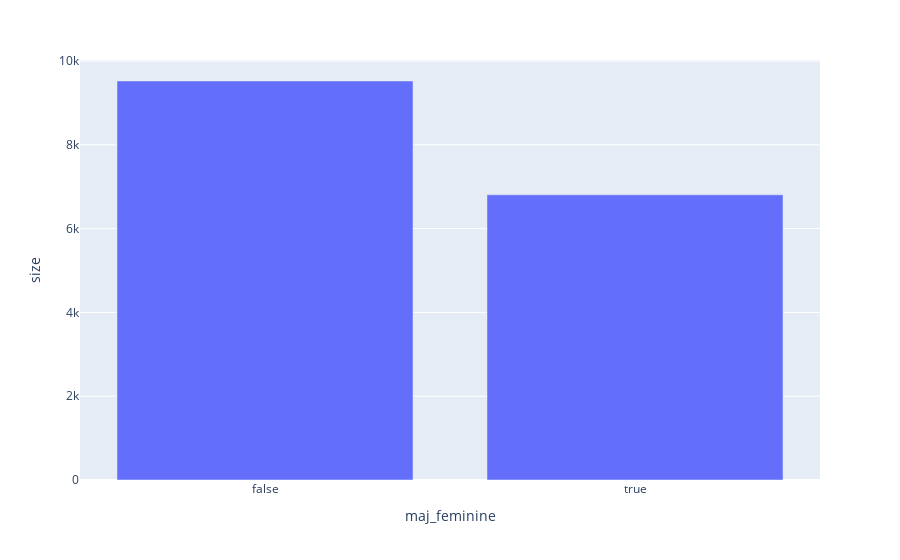

This figure's notebook cell:
### Markdown cell above
il suffit alors de créer un histogramme en utilisant ce nouveau `DataFrame`. remarquons que ce graphe est sauvegardé sous la variable `fig`, qui est une convention lorsqu'on travaille avec plotly :

### Code cell
# Créé l'histogramme (bar chart) en utilisant la fonction .bar()
fig = px.bar(articles_par_maj_femmes, x = "maj_feminine", y = "size")

# Affiche la figure en utilisant la fonction .show()
fig.show()

### Figure 1 — Plotly figure (JSON) as saved in the notebook; plotly's stock layout.template omitted (floating-point values rounded to 4 significant figures)
{"data": [{"alignmentgroup": "True", "hovertemplate": "maj_feminine=%{x}<br>size=%{y}<extra></extra>", "legendgroup": "", "marker": {"color": "#636efa", "pattern": {"shape": ""}}, "name": "", "offsetgroup": "", "orientation": "v", "showlegend": false, "textposition": "auto", "type": "bar", "x": [false, true], "xaxis": "x", "y": [9523, 6806], "yaxis": "y"}], "layout": {"barmode": "relative", "legend": {"tracegroupgap": 0}, "margin": {"t": 60}, "xaxis": {"anchor": "y", "domain": [0, 1], "title": {"text": "maj_feminine"}}, "yaxis": {"anchor": "x", "domain": [0, 1], "title": {"text": "size"}}}}
